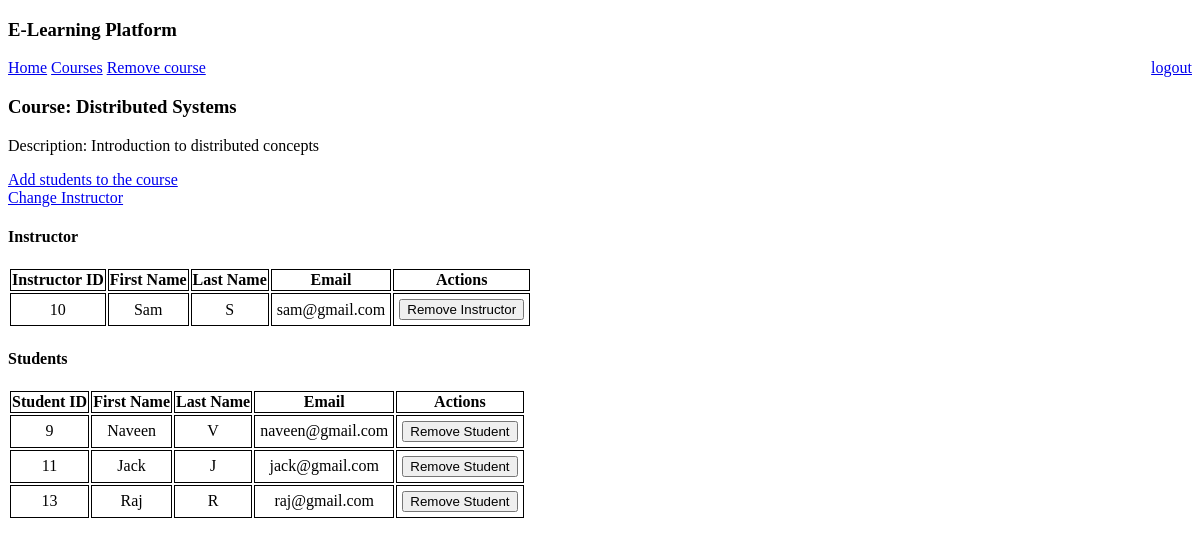
Page /course/details-all (signed in) on the earlier database version.
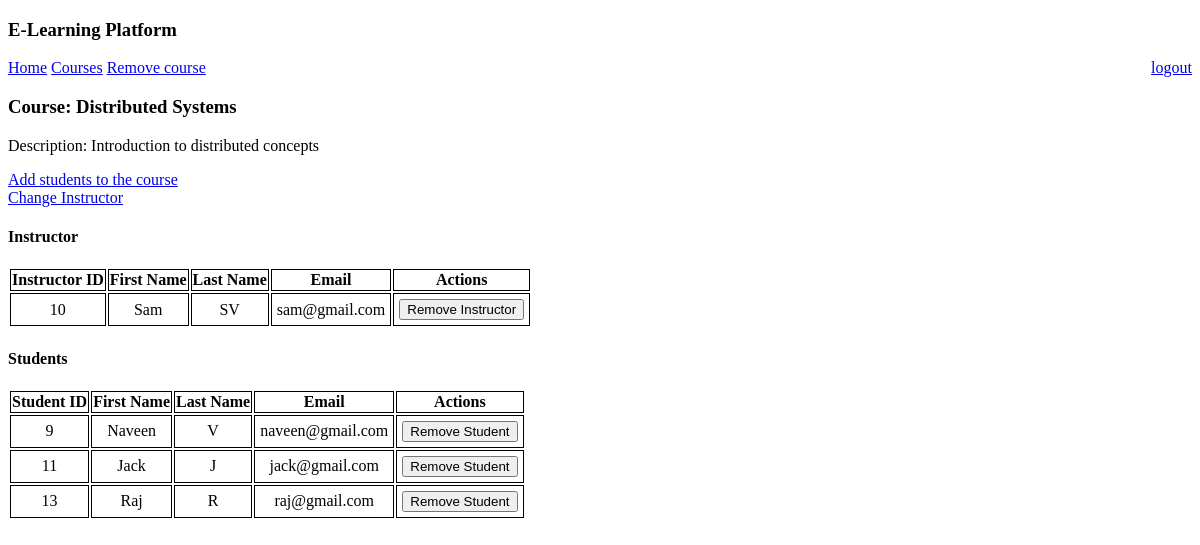
Same page on the later database version.
### e_learn/models.py (models this page shows)
class User(AbstractUser):
    is_student = models.BooleanField(default=False)
    is_instructor = models.BooleanField(default=False)
    is_institution = models.BooleanField(default=False)

### e_learn/views.py (the view)
# urls.py: path('course/details-all', views.display_course_data, name='complete_course_details'),
@login_required(login_url="institution_login")
def display_course_data(request):
    course_id = request.GET.get('course_id')
    send_data = {}
    try:
        if course_id is None:
            course_id = request.session["course_id"]
            del request.session["course_id"]
    except Exception as e:
        return redirect('logout')
    data = course_users(course_id)
    students_exists = True
    instructor_exists = True
    if data is None:
        course = Course.objects.get(id=course_id)
        return render(request, "course_data_to_institution.html", {'course_details': course, 'msg': "No Student or Instructor is assigned to this course yet."})
    if data["instructor"] is None:
        instructor_exists = False
    if len(data["students_lst"]) == 0:
        students_exists = False
    send_data = {'course_details': data["course"], 'students_lst': data["students_lst"], 'instructor': data["instructor"], 'instructor_exists': instructor_exists, 'students_exists': students_exists}
    return render(request, "course_data_to_institution.html", send_data)

### e_learn/views.py (called while the page is built)
def course_users(course_id):
    try:
        course = Course.objects.get(id=course_id)
        lst_user_relations = UserCourseRelation.objects.filter(course=course)
        students_lst = []
        instructor = None
        for relation in lst_user_relations:
            if relation.user.is_instructor:
                instructor = relation.user
            else:
                students_lst.append(relation.user)
        if len(students_lst) == 0 and instructor is None:
            return None
        return {"course": course, "students_lst": students_lst, "instructor": instructor}
    except Exception as e:
        return None

### e_learn/templates/course_data_to_institution.html (shortened to what this page needs)
{% extends "base_loggedIn.html" %}
{% block body %}
    <a href="{% url 'institution_home' %}">Home</a>
    <a href="{% url 'course_list' %}">Courses</a>
    <a href="{% url 'remove_course' %}?course_id={{ course_details.id }}">Remove course</a>
    <h3> Course: {{ course_details.name }}</h3>
    <p>Description: {{ course_details.description }}</p>
    <a href="{% url 'add_students_to_course' %}?course_id={{ course_details.id }}">Add students to the course</a> <br>
    {% if instructor_exists %}
        <a href="{% url 'add_instructor_to_course' %}?course_id={{ course_details.id }}">Change Instructor</a> <br>
        <h4>Instructor</h4>
        <table>
            <thead>
                <tr>
                    <th scope="col" style="border: 1px solid black;"> Instructor ID </th>
                    <th scope="col" style="border: 1px solid black;"> First Name </th>
                    <th scope="col" style="border: 1px solid black;"> Last Name </th>
                    <th scope="col" style="border: 1px solid black;"> Email </th>
                    <th scope="col" style="border: 1px solid black;"> Actions </th>
                </tr>
            </thead>
            <tbody>
                <tr>
                    <td style="border: 1px solid black;padding: 5px" align="center">{{ instructor.id }}</td>
                    <td style="border: 1px solid black;padding: 5px" align="center">{{ instructor.first_name }}</td>
                    <td style="border: 1px solid black;padding: 5px" align="center">{{ instructor.last_name }}</td>
                    <td style="border: 1px solid black;padding: 5px" align="center">{{ instructor.email }}</td>
                    <td style="border: 1px solid black;padding: 5px" align="center">
                            <form action="{% url 'remove_user_from_course' %}" method="POST"> {% csrf_token %}
                                <button type="submit">Remove Instructor</button>
                            </form>
                        </td>
                </tr>
            </tbody>
        </table>
    {% elif students_exists %}
        <a href="{% url 'add_instructor_to_course' %}?course_id={{ course_details.id }}">Assign Instructor</a> <br>
        <h4>Instructor</h4>
        This course does not have any Instructor assigned yet. <br>
    {% else %}
        <a href="{% url 'add_instructor_to_course' %}?course_id={{ course_details.id }}">Assign Instructor</a> <br>
    {% endif %}
    {% if students_exists %}
        <h4>Students</h4>
        <table>
            <thead>
                <tr>
                    <th scope="col" style="border: 1px solid black;"> Student ID </th>
                    <th scope="col" style="border: 1px solid black;"> First Name </th>
                    <th scope="col" style="border: 1px solid black;"> Last Name </th>
                    <th scope="col" style="border: 1px solid black;"> Email </th>
                    <th scope="col" style="border: 1px solid black;"> Actions </th>
                </tr>
            </thead>
            <tbody>
                {% for user in students_lst %}
                    <tr>
                        <td style="border: 1px solid black;padding: 5px" align="center">{{ user.id }}</td>
                        <td style="border: 1px solid black;padding: 5px" align="center">{{ user.first_name }}</td>
                        <td style="border: 1px solid black;padding: 5px" align="center">{{ user.last_name }}</td>
                        <td style="border: 1px solid black;padding: 5px" align="center">{{ user.email }}</td>
                        <td style="border: 1px solid black;padding: 5px" align="center">
                            <form action="{% url 'remove_user_from_course' %}" method="POST"> {% csrf_token %}
                                <button type="submit">Remove Student</button>
                            </form>
                        </td>
                    </tr>
                {% endfor %}
            </tbody>
        </table>
    {% elif instructor_exists %}
        <br> This course does not have any students enrolled yet. <br>
    {% endif %}
{% endblock %}

Differences in the rows shown:
changed User "Sam": last_name "S" → "SV"
